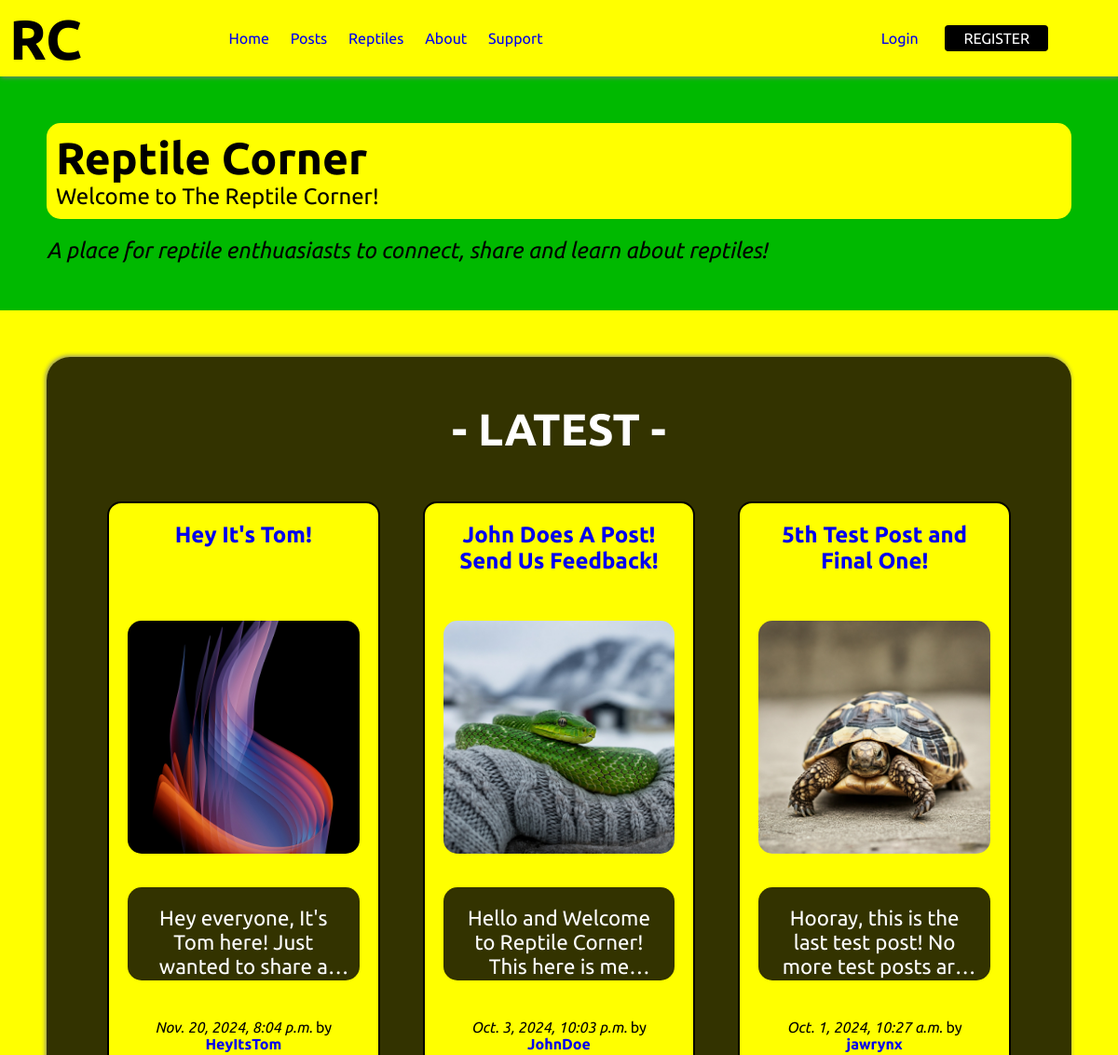
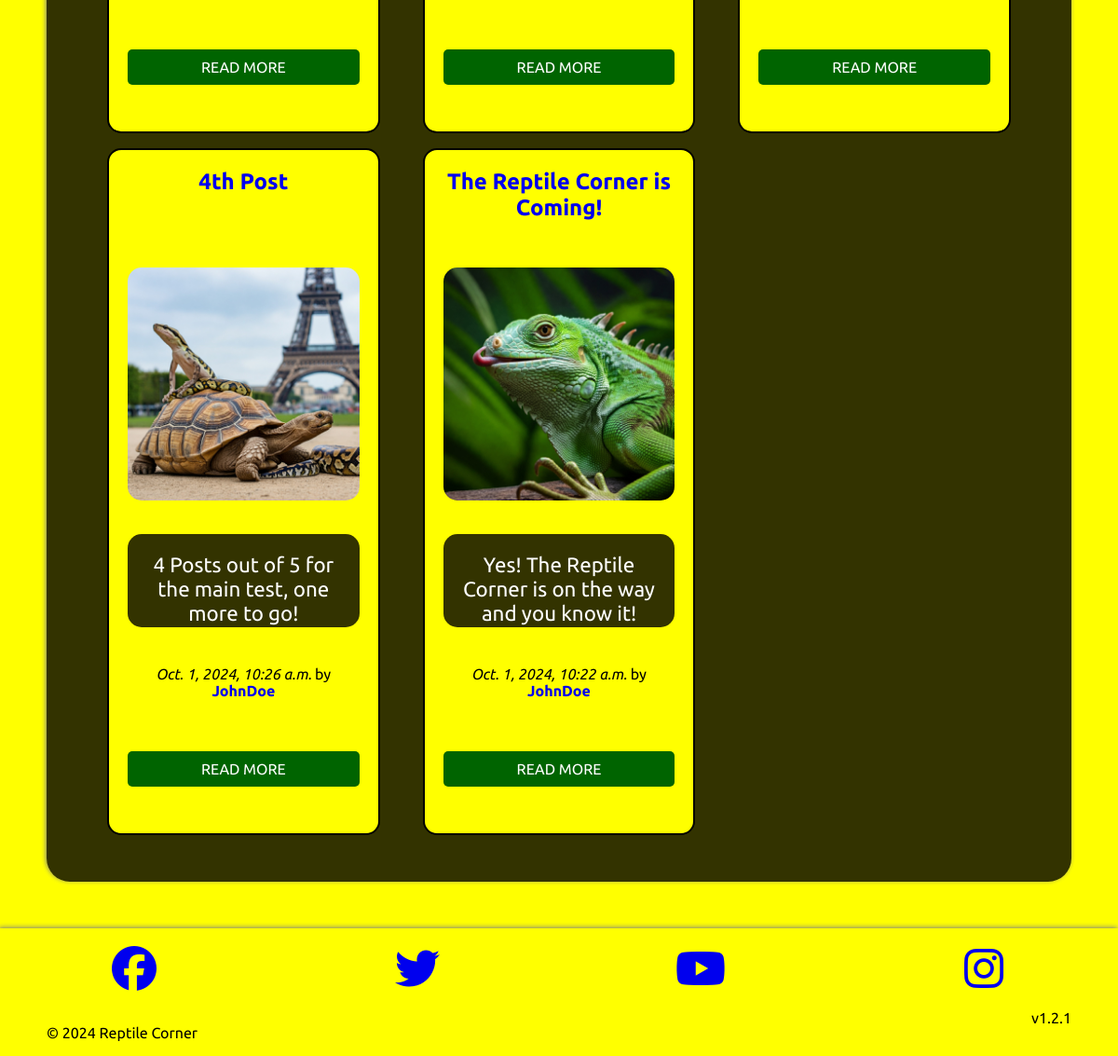
/, run on an earlier commit of the app's database (2 pictures, top to bottom).
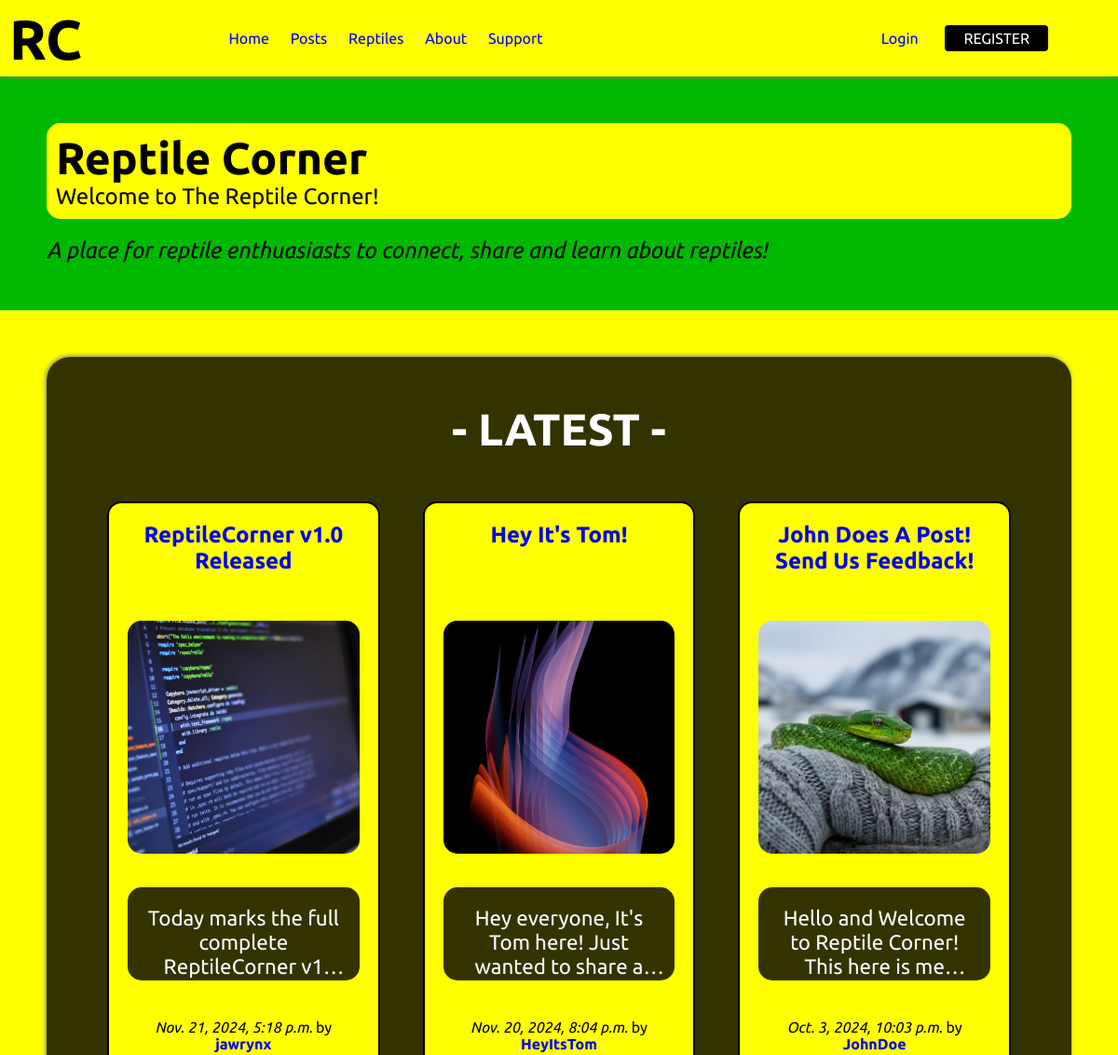
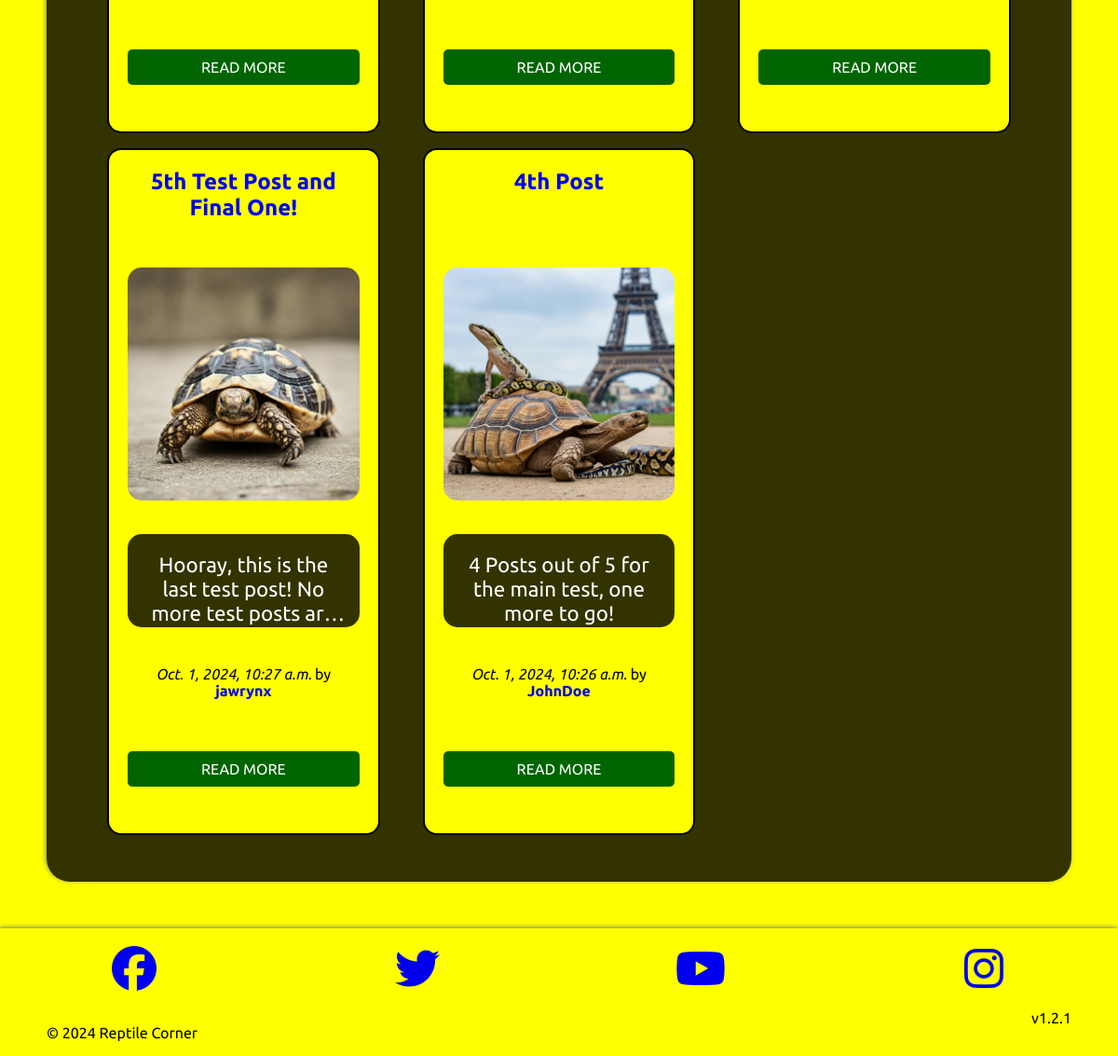
And on a later commit of the database (2 pictures, top to bottom).
### posts/models.py (models this page shows, shortened)
class Post(models.Model):
    title = models.CharField(max_length=75)
    body = models.TextField()
    slug = models.SlugField(max_length=75)
    date = models.DateTimeField(auto_now_add=True)
    image = models.ImageField(blank=True)
    author = models.ForeignKey(User, on_delete=models.CASCADE, default=None)

### ReptileCorner/views.py (the view)
# urls.py: 2. Add a URL to urlpatterns:  path('', views.home, name='home')
def home(request):
    posts = Post.objects.all().order_by('-date')[:5]
    return render(request, 'home.html', { 'posts': posts })

### templates/home.html (shortened to what this page needs)
{% extends 'layout.html' %}
{% block content %}
    <div class="hero-container">
        <div class="hero-title">
            <h1>Reptile Corner</h1>
            <p>Welcome to The Reptile Corner!</p>
        </div>
        <p class="desc"><em>A place for reptile enthuasiasts to connect, share and learn about reptiles!</em></p>
    </div>
    <div class="posts-container">
        <h2>- LATEST -</h2>
        <section class="grid posts-list">
            {% for post in posts %}
                <article class="col-12 col-md-6 col-lg-4 col-xl-3 post">
                    <div class="grid">
                    <h2 class="col-12">
                        <a href="{% url 'posts:page' slug=post.slug %}">
                            {{ post.title }}
                        </a>
                    </h2>
                    <a href="{% url 'posts:page' slug=post.slug %}" class="col-12" >
                        {% if post.image %}
                            <img class="image list-image" src="{{ post.image.url }}" alt="{{ post.title }}"/>
                        {% endif %}
                    </a>
                    <p class="body-field body-short col-12">{{ post.body }}</p>
                    <p class="date-stamp col-12">
                        <em>{{ post.date }}</em> by
                        <a href="/profile/{{ post.author }}">
                            <strong>{{ post.author }}</strong>
                        </a>
                    </p>
                    <a href="{% url 'posts:page' slug=post.slug %}" class="read-more col-12">READ MORE</a>
                    </div>
                </article>
            {% endfor %}
        </section>
    </div>
{% endblock %}

What changed in the data, as far as the page shows it:
no longer on this page (row unchanged): Post: title "The Reptile Corner is Coming!", image (picture), body "Yes! The Reptile Corner is on the way and you know it!", date "Oct. 1, 2024, 10:22 a.m.", author "JohnDoe"
added Post: title "ReptileCorner v1.0 Released", image (picture), body "Today marks the full complete ReptileCorner…", date "Nov. 21, 2024, 5:18 p.m.", author "jawrynx"
